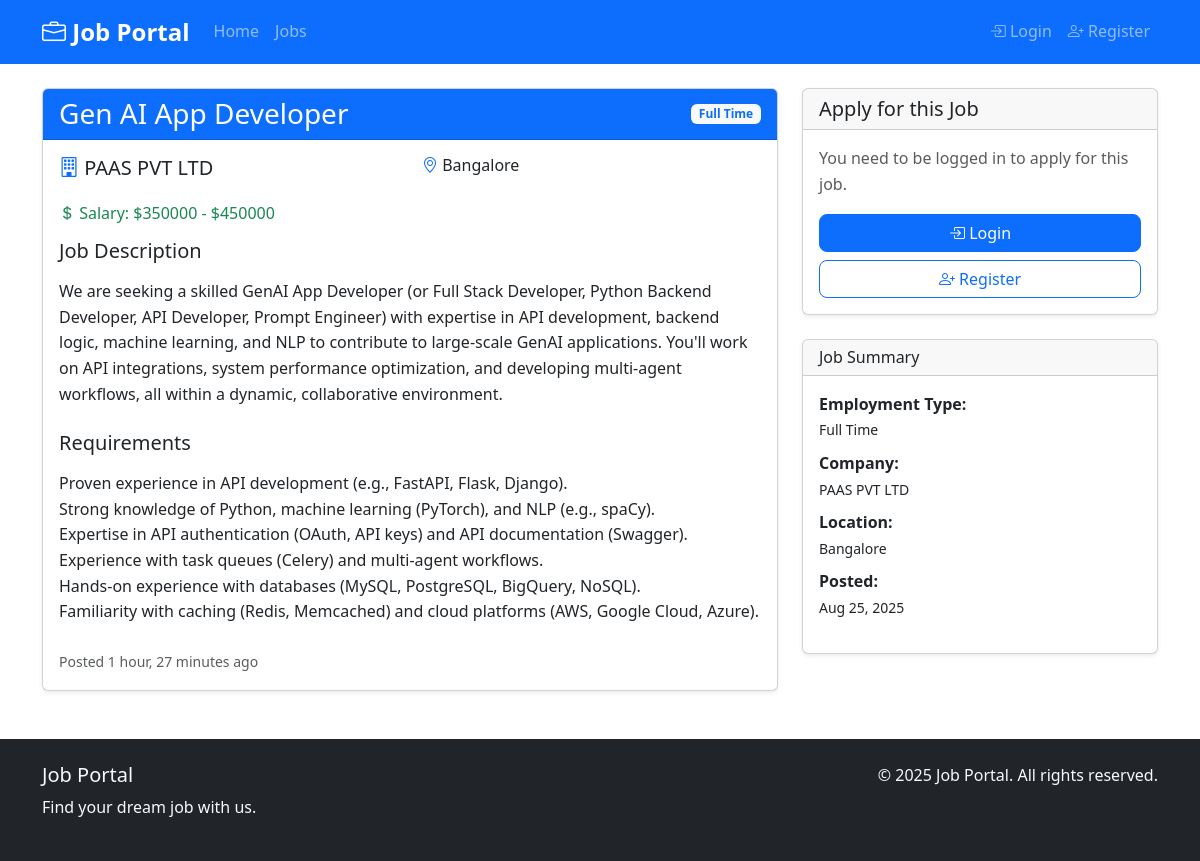
The app's page /jobs/2/ with its own data.
### jobs/models.py (models this page shows, shortened)
class Job(models.Model):
    EMPLOYMENT_TYPE_CHOICES = [
        ('full_time', 'Full Time'),
        ('part_time', 'Part Time'),
        ('contract', 'Contract'),
        ('internship', 'Internship'),
    ]
    title = models.CharField(max_length=200)
    company = models.CharField(max_length=200)
    description = models.TextField()
    requirements = models.TextField()
    location = models.CharField(max_length=200)
    employment_type = models.CharField(max_length=20, choices=EMPLOYMENT_TYPE_CHOICES, default='full_time')
    salary_min = models.DecimalField(max_digits=10, decimal_places=2, blank=True, null=True)
    salary_max = models.DecimalField(max_digits=10, decimal_places=2, blank=True, null=True)
    is_active = models.BooleanField(default=True)
    created_at = models.DateTimeField(auto_now_add=True)
    updated_at = models.DateTimeField(auto_now=True)
    class Meta:
        ordering = ['-created_at']

### jobs/views.py (the view)
# urls.py: path('<int:pk>/', views.JobDetailView.as_view(), name='job_detail'),
class JobDetailView(DetailView):
    model = Job
    template_name = 'jobs/job_detail.html'
    context_object_name = 'job'
    def get_context_data(self, **kwargs):
        context = super().get_context_data(**kwargs)
        if self.request.user.is_authenticated:
            context['has_applied'] = JobApplication.objects.filter(
                job=self.object,
                user=self.request.user
            ).exists()
            context['application_form'] = JobApplicationForm()
        return context

### jobs/templates/jobs/job_detail.html (shortened to what this page needs)
{% extends 'base.html' %}
{% load crispy_forms_tags %}
{% block content %}
<div class="container my-4">
    <div class="row">
        <div class="col-lg-8">
            <div class="card shadow-sm">
                <div class="card-header bg-primary text-white">
                    <div class="d-flex justify-content-between align-items-center">
                        <h3 class="mb-0">{{ job.title }}</h3>
                        <span class="badge bg-light text-primary">{{ job.get_employment_type_display }}</span>
                    </div>
                </div>
                <div class="card-body">
                    <div class="row mb-3">
                        <div class="col-md-6">
                            <h5><i class="bi bi-building text-primary"></i> {{ job.company }}</h5>
                        </div>
                        <div class="col-md-6">
                            <h6><i class="bi bi-geo-alt text-primary"></i> {{ job.location }}</h6>
                        </div>
                    </div>
                    {% if job.salary_min and job.salary_max %}
                        <div class="mb-3">
                            <h6 class="text-success">
                                <i class="bi bi-currency-dollar"></i>
                                Salary: ${{ job.salary_min|floatformat:0 }} - ${{ job.salary_max|floatformat:0 }}
                            </h6>
                        </div>
                    {% endif %}
                    <div class="mb-4">
                        <h5>Job Description</h5>
                        <p>{{ job.description|linebreaks }}</p>
                    </div>
                    <div class="mb-4">
                        <h5>Requirements</h5>
                        <p>{{ job.requirements|linebreaks }}</p>
                    </div>
                    <div class="text-muted">
                        <small>Posted {{ job.created_at|timesince }} ago</small>
                    </div>
                </div>
            </div>
        </div>
        <div class="col-lg-4">
            <div class="card shadow-sm">
                <div class="card-header">
                    <h5 class="mb-0">Apply for this Job</h5>
                </div>
                <div class="card-body">
                    {% if user.is_authenticated %}
                        {% if has_applied %}
                            <div class="alert alert-success">
                                <i class="bi bi-check-circle"></i> You have already applied for this job!
                            </div>
                            <a href="{% url 'jobs:applied_jobs' %}" class="btn btn-outline-primary w-100">
                                View My Applications
                            </a>
                        {% else %}
                            <form method="post" action="{% url 'jobs:apply_job' job.pk %}">
                                {% csrf_token %}
                                <div class="mb-3">
                                    <label for="id_cover_letter" class="form-label">Cover Letter (Optional)</label>
                                    <textarea name="cover_letter"
                                              class="form-control"
                                              id="id_cover_letter"
                                              rows="5"
                                              placeholder="Tell us why you are interested in this position..."></textarea>
                                </div>
                                <button type="submit" class="btn btn-primary w-100">
                                    <i class="bi bi-briefcase"></i> Apply for Job
                                </button>
                            </form>
                        {% endif %}
                    {% else %}
                        <p class="text-muted">You need to be logged in to apply for this job.</p>
                        <a href="{% url 'accounts:login' %}?next={% url 'jobs:job_detail' job.pk %}" class="btn btn-primary w-100 mb-2">
                            <i class="bi bi-box-arrow-in-right"></i> Login
                        </a>
                        <a href="{% url 'accounts:register' %}" class="btn btn-outline-primary w-100">
                            <i class="bi bi-person-plus"></i> Register
                        </a>
                    {% endif %}
                </div>
            </div>
            <div class="card shadow-sm mt-4">
                <div class="card-header">
                    <h6 class="mb-0">Job Summary</h6>
                </div>
                <div class="card-body">
                    <ul class="list-unstyled">
                        <li class="mb-2">
                            <strong>Employment Type:</strong><br>
                            <small>{{ job.get_employment_type_display }}</small>
                        </li>
                        <li class="mb-2">
                            <strong>Company:</strong><br>
                            <small>{{ job.company }}</small>
                        </li>
                        <li class="mb-2">
                            <strong>Location:</strong><br>
                            <small>{{ job.location }}</small>
                        </li>
                        <li>
                            <strong>Posted:</strong><br>
                            <small>{{ job.created_at|date:"M d, Y" }}</small>
                        </li>
                    </ul>
                </div>
            </div>
        </div>
    </div>
</div>
{% endblock %}

### static/css/style.css (style rules this page uses)
body { font-family: 'Segoe UI', Tahoma, Geneva, Verdana, sans-serif; line-height: 1.6; }
.card { transition: transform 0.2s ease-in-out; }
.badge { font-size: 0.75rem; }
.btn { border-radius: 0.5rem; }

### records on screen
Job: title "Gen AI App Developer", employment_type "Full Time", company "PAAS PVT LTD", location "Bangalore", salary_min "350000", salary_max "450000", description "We are seeking a skilled GenAI App Developer (or Full Stack Developer, Python Backend Developer, API Developer, Prompt Engineer) with expertise in API development, backend logic, machine learning, and NLP to contribute to large-scale GenAI applications. You'll work on API integrations, system performance optimization, and developing multi-agent workflows, all within a dynamic, collaborative environment.", requirements "Proven experience in API development (e.g., FastAPI, Flask, Django). Strong knowledge of Python, machine learning (PyTorch), and NLP (e.g., spaCy). Expertise in API authentication (OAuth, API keys) and API documentation (Swagger). Experience with task queues (Celery) and multi-agent workflows. Hands-on experience with databases (MySQL, PostgreSQL, BigQuery, NoSQL). Familiarity with caching (Redis, Memcached) and cloud platforms (AWS, Google Cloud, Azure).", created_at "1 hour, 27 minutes", created_at "Aug 25, 2025"
